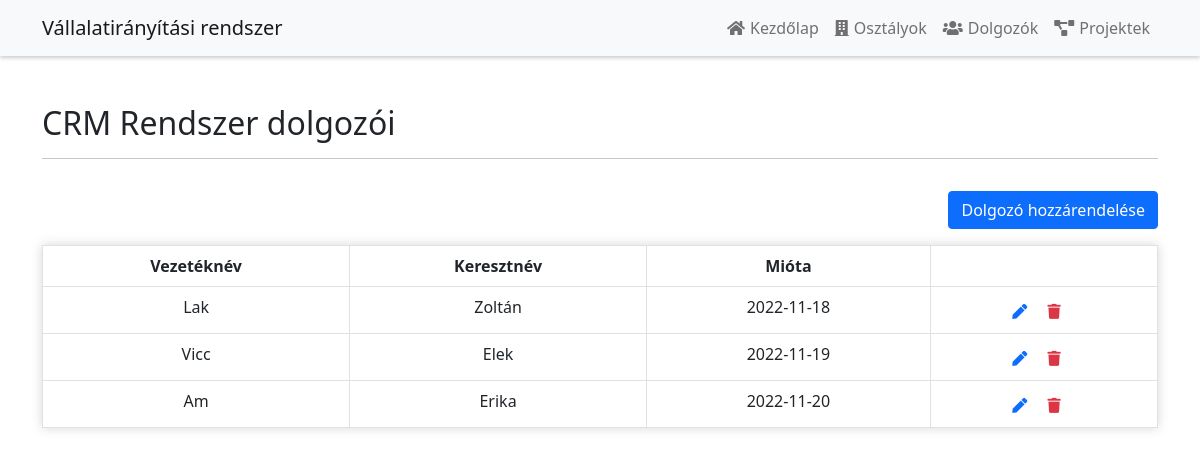
/dolgozo_to_projekt.php?projekt_id=5, run on an earlier commit of the app's database.
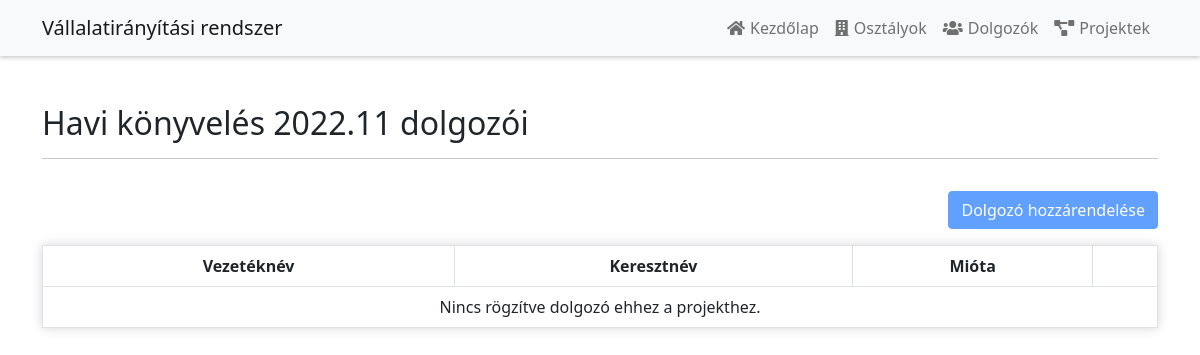
And on a later commit of the database.
### tables this page shows
CREATE TABLE `projekt` (
  `id` int(11) NOT NULL,
  `nev` varchar(40) NOT NULL,
  `ar` int(11) NOT NULL,
  `aktiv` tinyint(4) NOT NULL,
  `osztaly_id` int(11) DEFAULT NULL,
  `osztaly_nev` varchar(40) NOT NULL
);

CREATE TABLE `dolgozik` (
  `id` int(11) NOT NULL,
  `projekt_id` int(11) NOT NULL,
  `projekt_nev` varchar(40) NOT NULL,
  `dolgozo_id` int(11) NOT NULL,
  `kezdes_datum` date NOT NULL
);

CREATE TABLE `dolgozo` (
  `id` int(11) NOT NULL,
  `veznev` varchar(40) NOT NULL,
  `kernev` varchar(40) NOT NULL,
  `nem` tinyint(4) NOT NULL,
  `szulido` date NOT NULL,
  `fizetes` int(11) NOT NULL,
  `munkakor` varchar(40) NOT NULL,
  `profilkep` varchar(100) DEFAULT NULL,
  `osztaly_id` int(11) DEFAULT NULL
);

### dolgozo_to_projekt.php (the view, shortened to what this page needs)
<?php
include ('functions.php');
$pdo = pdo_connect_mysql();
if(isset($_GET["projekt_id"])){
    $stmt = $pdo->prepare("SELECT projekt.nev, projekt.id, projekt.aktiv FROM projekt WHERE projekt.id = ?");
    $stmt->execute([$_GET["projekt_id"]]);
    $projekt = $stmt->fetchObject();
    $dolgozok_stmt = $pdo->prepare("SELECT dolgozo.veznev, dolgozo.kernev, dolgozik.kezdes_datum, dolgozik.projekt_id as projektid, dolgozik.id as dolgozikid FROM dolgozo, dolgozik WHERE dolgozo.id = dolgozik.dolgozo_id AND dolgozik.projekt_id = ?");
    $dolgozok_stmt->execute([$_GET["projekt_id"]]);
    $dolgozok = $dolgozok_stmt->fetchAll(PDO::FETCH_ASSOC);
}else{
    header("location: projekt.php");
}
?>
<?=template_header("Dolgozó hozzárendelése projekthez")?>
<div class="container">
<div class="row mt-5 mb-3">
    <div class="col-lg-12">
        <h2><?=$projekt->nev?> dolgozói</h2>
        <hr>
    </div>
</div>
<div class="row mb-3">
    <div class="col-lg-12 text-end">
        <a class="btn btn-primary" style="<?=($projekt->aktiv == 0 ? "pointer-events: none; cursor: default; opacity:.65" : "")?>"  href="new_dolgozo_to_projekt.php?projekt_id=<?=$projekt->id?>">Dolgozó hozzárendelése</a>
    </div>
</div>
<table id="projekt_table" class="table table-bordered">
    <thead>
    <tr>
        <th>Vezetéknév</th>
        <th>Keresztnév</th>
        <th>Mióta</th>
        <th></th>
    </tr>
    </thead>
    <tbody>
    <?php if(!empty($dolgozok)): ?>
        <?php foreach ($dolgozok as $projekt): ?>
            <tr">
                <td><?=$projekt['veznev']?></td>
            <td><?=$projekt['kernev']?></td>
                <td><?=$projekt['kezdes_datum']?></td>
                <td class="actions">
                    <a href="edit_dolgozo_to_projekt.php?id=<?=$projekt['dolgozikid']?>" class="edit"><i class="fas fa-pen fa-xs"></i></a>
                    <a href="delete.php?dolgozik_id=<?=$projekt['dolgozikid']?>" class="trash text-danger"><i class="fas fa-trash fa-xs"></i></a>
                </td>
        <?php endforeach; ?>
    <?php else: ?>
        <tr>
            <td colspan="9">Nincs rögzítve dolgozó ehhez a projekthez.</td>
        </tr>
    <?php endif; ?>
    </tbody>
</table>
</div>
<?=template_footer()?>

What changed in the data, as far as the page shows it:
removed projekt: nev "CRM Rendszer"
removed dolgozik: dolgozo.veznev "Lak", dolgozo.kernev "Zoltán", kezdes_datum "2022-11-18"
removed dolgozik: dolgozo.veznev "Vicc", dolgozo.kernev "Elek", kezdes_datum "2022-11-19"
removed dolgozik: dolgozo.veznev "Am", dolgozo.kernev "Erika", kezdes_datum "2022-11-20"
added projekt: nev "Havi könyvelés 2022.11"
Also different on the page:
text now shown: "Nincs rögzítve dolgozó ehhez a projekthez."
